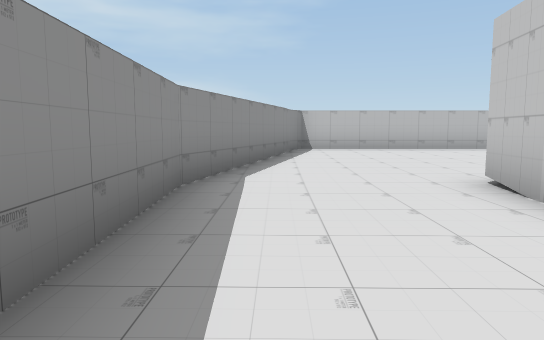
[1] (above)

15 first-person views from a walk through a scene from a Unity 3-D project. The camera is 0.63 m above the floor, tilts 6° down and sees 70° across. The floor is counted in squares, 1 m on a side. Each view is taken from the middle of a square. On the plan, view 1 faces up. The plan holds only what a view shows up to about 11 squares ahead; the rest is blank. The player is left out. Some surface patterns are stand-ins.

[2]
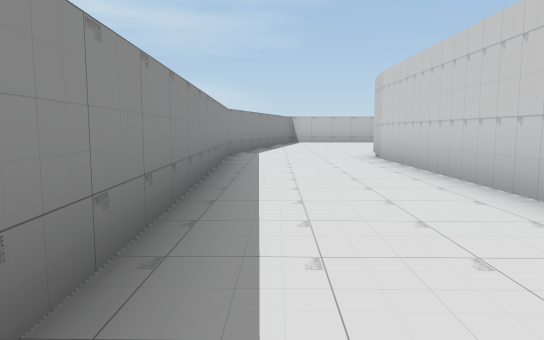

[3]
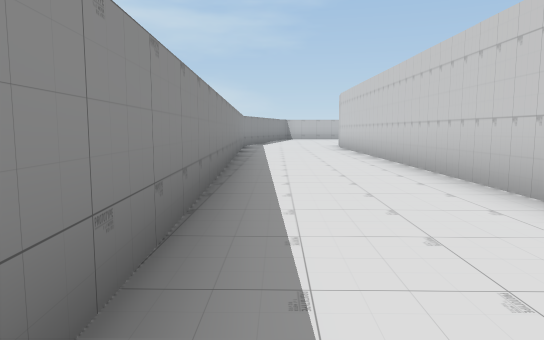

[4]
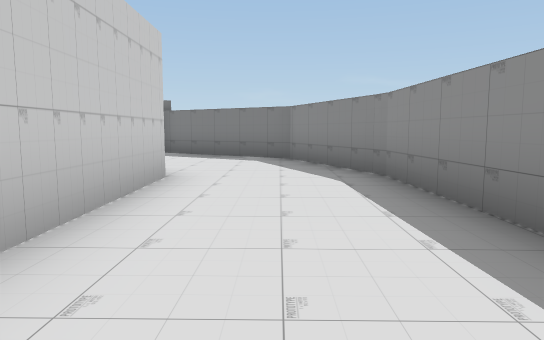

[5]
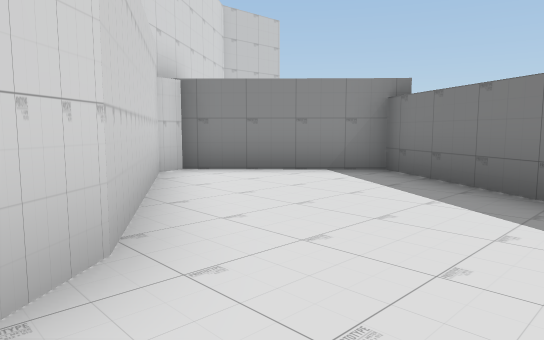

[6]
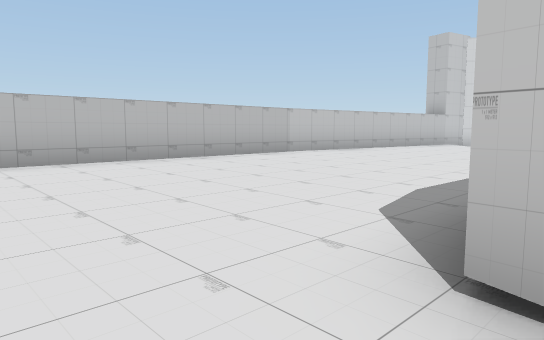

[7]
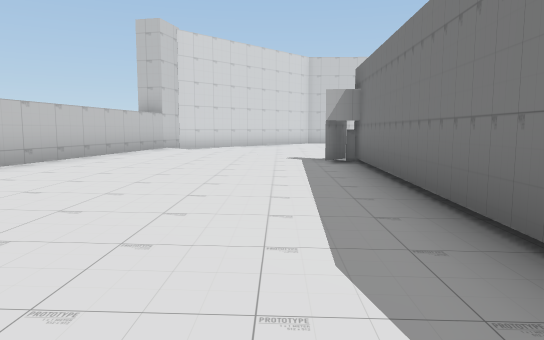

[8]
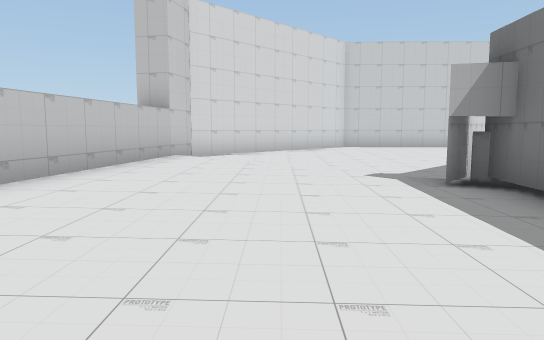

[9]
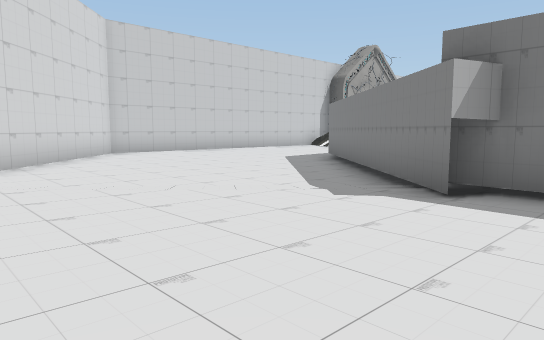

[10]
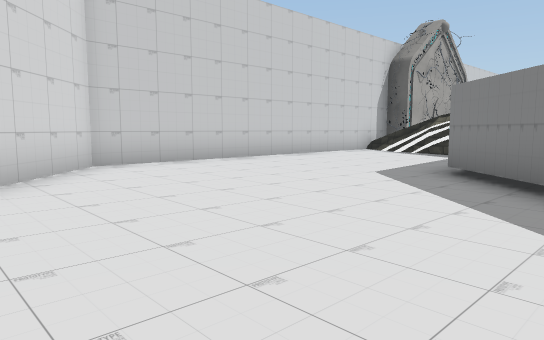

[11]
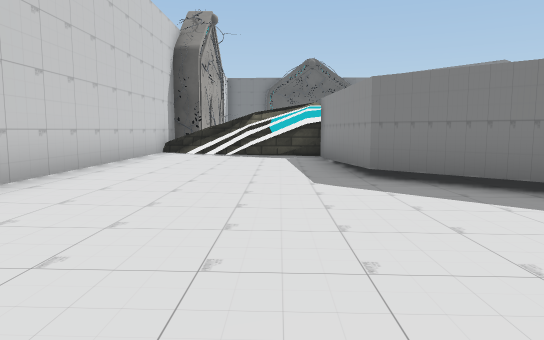

[12]
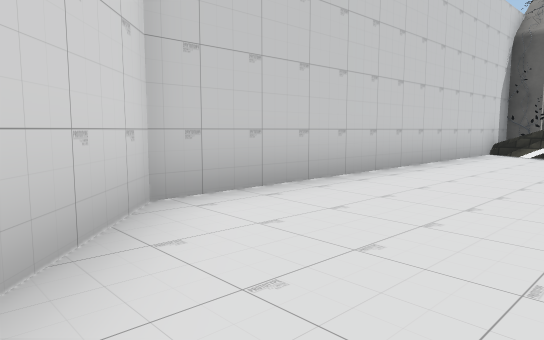

[13]
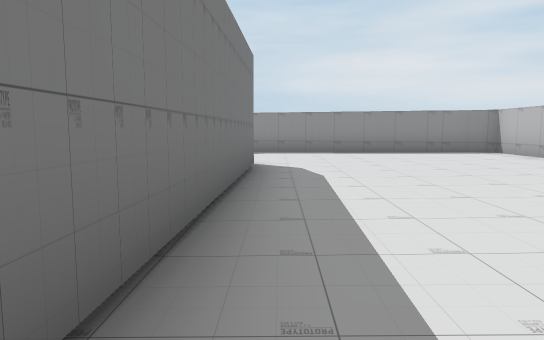

[14]
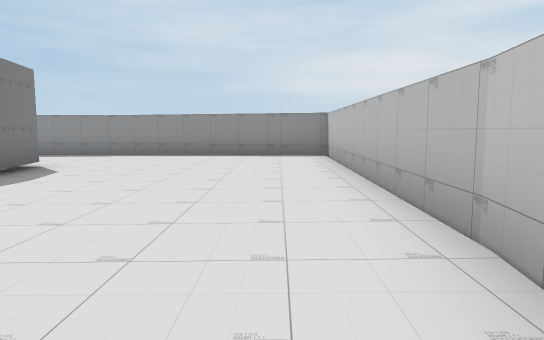

[15]
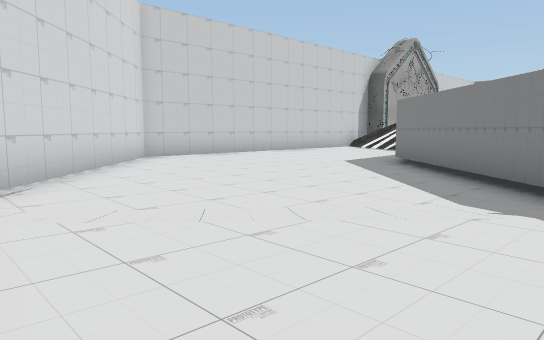

### Floor plan
Points are (right, up) in squares from view 1. A wall is a line through its corners. A room is listed if a view was taken in it or the views show most of it. See-through windows are left out.
Room 1 (views 1, 2, 3, 4, 5, 6, 7, 8, 9, 10, 11, 12, 13, 14, 15)
walls: (10.2, 4.4) (10.5, 5) (15.5, 0.2) (15.8, -3.9) (18.5, -3.7); (11.6, 3.9) (10.5, 5); (3.5, 4.7) (10.9, 4.3); (7.9, 10.2) (0.8, 10.3) (0.5, 9.8) (0.3, 9); (2.3, 3.3) (2.5, 4.5) (3.6, 4.7); (14.5, 9.2) (7.8, 10.2); (0.3, 9.1) (-1, 4.4) (-0.5, -10.4) (0.6, -13.4) (4, -15.6) (6.3, -13.3) (6.2, -12.9) (2.9, -10.8) (2.4, -10.1) (2.3, 3.4); (15.8, -3.8) (18.9, -4.3); (16.1, -3.8) (18.6, -3.9); (17.6, -3.6) (19.5, -4.4); (17.5, -4) (18.2, -4.3); (17.9, -3.9) (19.9, -4.4); (19.9, -5.7) (20.1, 4.4) (15.4, 8.9) (14.3, 9.2)
low walls: (16.9, -4) (17.9, -3.9); (18.2, -4.1) (18.9, -4.1)

Where each view was taken, in squares from view 1:
view 1: 0 up, 0 right, facing up
view 2: 5 down, 0 right, facing up
view 3: 10 down, 0 right, facing up
view 4: 5 down, 1 right, facing down
view 5: 10 down, 1 right, facing down-right
view 6: 4 up, 1 right, facing up-right
view 7: 6 up, 3 right, facing right
view 8: 7 up, 6 right, facing right
view 9: 9 up, 9 right, facing down-right
view 10: 7 up, 13 right, facing down-right
view 11: 6 up, 17 right, facing down
view 12: 6 up, 17 right, facing down-right
view 13: 5 up, 10 right, facing left
view 14: 9 up, 10 right, facing left
view 15: 9 up, 11 right, facing down-right
